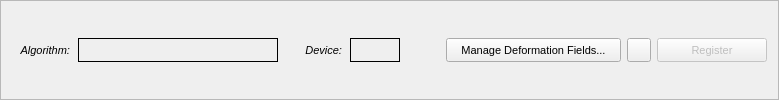
     <widget class="QFrame" name="session_frame">
      <property name="sizePolicy">
       <sizepolicy hsizetype="Preferred" vsizetype="Preferred">
        <horstretch>0</horstretch>
        <verstretch>0</verstretch>
       </sizepolicy>
      </property>
      <property name="minimumSize">
       <size>
        <width>0</width>
        <height>0</height>
       </size>
      </property>
      <property name="maximumSize">
       <size>
        <width>16777215</width>
        <height>16777215</height>
       </size>
      </property>
      <property name="frameShape">
       <enum>QFrame::StyledPanel</enum>
      </property>
      <property name="frameShadow">
       <enum>QFrame::Sunken</enum>
      </property>
      <layout class="QHBoxLayout" name="horizontalLayout_7" stretch="0,1,0,1,1,0,0,0">
       <property name="topMargin">
        <number>2</number>
       </property>
       <property name="bottomMargin">
        <number>2</number>
       </property>
       <item>
        <widget class="QLabel" name="algorithm_label_label">
         <property name="sizePolicy">
          <sizepolicy hsizetype="Fixed" vsizetype="Fixed">
           <horstretch>0</horstretch>
           <verstretch>0</verstretch>
          </sizepolicy>
         </property>
         <property name="minimumSize">
          <size>
           <width>60</width>
           <height>24</height>
          </size>
         </property>
         <property name="maximumSize">
          <size>
           <width>60</width>
           <height>24</height>
          </size>
         </property>
         <property name="font">
          <font>
           <family>Segoe UI</family>
           <pointsize>8</pointsize>
           <italic>true</italic>
          </font>
         </property>
         <property name="toolTip">
          <string>Selected registration algorithm</string>
         </property>
         <property name="text">
          <string>Algorithm:</string>
         </property>
         <property name="alignment">
          <set>Qt::AlignRight|Qt::AlignTrailing|Qt::AlignVCenter</set>
         </property>
         <property name="margin">
          <number>2</number>
         </property>
         <property name="indent">
          <number>2</number>
         </property>
        </widget>
       </item>
       <item>
        <widget class="QLabel" name="algorithm_label">
         <property name="sizePolicy">
          <sizepolicy hsizetype="MinimumExpanding" vsizetype="Fixed">
           <horstretch>0</horstretch>
           <verstretch>0</verstretch>
          </sizepolicy>
         </property>
         <property name="minimumSize">
          <size>
           <width>200</width>
           <height>24</height>
          </size>
         </property>
         <property name="maximumSize">
          <size>
           <width>16777215</width>
           <height>24</height>
          </size>
         </property>
         <property name="font">
          <font>
           <family>Segoe UI</family>
           <pointsize>8</pointsize>
          </font>
         </property>
         <property name="frameShape">
          <enum>QFrame::Box</enum>
         </property>
         <property name="text">
          <string/>
         </property>
         <property name="indent">
          <number>4</number>
         </property>
        </widget>
       </item>
       <item>
        <widget class="QLabel" name="device_label_label">
         <property name="sizePolicy">
          <sizepolicy hsizetype="Fixed" vsizetype="Fixed">
           <horstretch>0</horstretch>
           <verstretch>0</verstretch>
          </sizepolicy>
         </property>
         <property name="minimumSize">
          <size>
           <width>60</width>
           <height>24</height>
          </size>
         </property>
         <property name="maximumSize">
          <size>
           <width>60</width>
           <height>24</height>
          </size>
         </property>
         <property name="font">
          <font>
           <family>Segoe UI</family>
           <pointsize>8</pointsize>
           <italic>true</italic>
          </font>
         </property>
         <property name="toolTip">
          <string>Selected device</string>
         </property>
         <property name="text">
          <string>Device:</string>
         </property>
         <property name="alignment">
          <set>Qt::AlignRight|Qt::AlignTrailing|Qt::AlignVCenter</set>
         </property>
         <property name="margin">
          <number>2</number>
         </property>
         <property name="indent">
          <number>2</number>
         </property>
        </widget>
       </item>
       <item>
        <widget class="QLabel" name="device_label">
         <property name="sizePolicy">
          <sizepolicy hsizetype="Fixed" vsizetype="Fixed">
           <horstretch>0</horstretch>
           <verstretch>0</verstretch>
          </sizepolicy>
         </property>
         <property name="minimumSize">
          <size>
           <width>50</width>
           <height>24</height>
          </size>
         </property>
         <property name="maximumSize">
          <size>
           <width>50</width>
           <height>24</height>
          </size>
         </property>
         <property name="font">
          <font>
           <family>Segoe UI</family>
           <pointsize>8</pointsize>
          </font>
         </property>
         <property name="frameShape">
          <enum>QFrame::Box</enum>
         </property>
         <property name="text">
          <string/>
         </property>
         <property name="indent">
          <number>4</number>
         </property>
        </widget>
       </item>
       <item>
        <spacer name="horizontalSpacer">
         <property name="orientation">
          <enum>Qt::Horizontal</enum>
         </property>
         <property name="sizeHint" stdset="0">
          <size>
           <width>40</width>
           <height>20</height>
          </size>
         </property>
        </spacer>
       </item>
       <item>
        <widget class="QPushButton" name="compose_dfields_button">
         <property name="sizePolicy">
          <sizepolicy hsizetype="Fixed" vsizetype="Fixed">
           <horstretch>0</horstretch>
           <verstretch>0</verstretch>
          </sizepolicy>
         </property>
         <property name="minimumSize">
          <size>
           <width>175</width>
           <height>24</height>
          </size>
         </property>
         <property name="maximumSize">
          <size>
           <width>175</width>
           <height>24</height>
          </size>
         </property>
         <property name="baseSize">
          <size>
           <width>200</width>
           <height>0</height>
          </size>
         </property>
         <property name="font">
          <font>
           <family>Segoe UI</family>
           <pointsize>8</pointsize>
           <weight>50</weight>
           <bold>false</bold>
          </font>
         </property>
         <property name="toolTip">
          <string>Open deformation field manager window</string>
         </property>
         <property name="text">
          <string>Manage Deformation Fields...</string>
         </property>
        </widget>
       </item>
       <item>
        <widget class="QPushButton" name="moving_resamp_button">
         <property name="sizePolicy">
          <sizepolicy hsizetype="Fixed" vsizetype="Fixed">
           <horstretch>0</horstretch>
           <verstretch>0</verstretch>
          </sizepolicy>
         </property>
         <property name="minimumSize">
          <size>
           <width>24</width>
           <height>24</height>
          </size>
         </property>
         <property name="maximumSize">
          <size>
           <width>24</width>
           <height>24</height>
          </size>
         </property>
         <property name="toolTip">
          <string>Resample to Current Fixed Image</string>
         </property>
         <property name="text">
          <string/>
         </property>
        </widget>
       </item>
       <item>
        <widget class="QPushButton" name="register_button">
         <property name="enabled">
          <bool>false</bool>
         </property>
         <property name="sizePolicy">
          <sizepolicy hsizetype="Fixed" vsizetype="Fixed">
           <horstretch>0</horstretch>
           <verstretch>0</verstretch>
          </sizepolicy>
         </property>
         <property name="minimumSize">
          <size>
           <width>110</width>
           <height>24</height>
          </size>
         </property>
         <property name="maximumSize">
          <size>
           <width>110</width>
           <height>24</height>
          </size>
         </property>
         <property name="font">
          <font>
           <family>Segoe UI</family>
           <pointsize>8</pointsize>
          </font>
         </property>
         <property name="toolTip">
          <string>Create deformation field and apply to current moving volume</string>
         </property>
         <property name="text">
          <string>Register</string>
         </property>
        </widget>
       </item>
      </layout>
     </widget>
